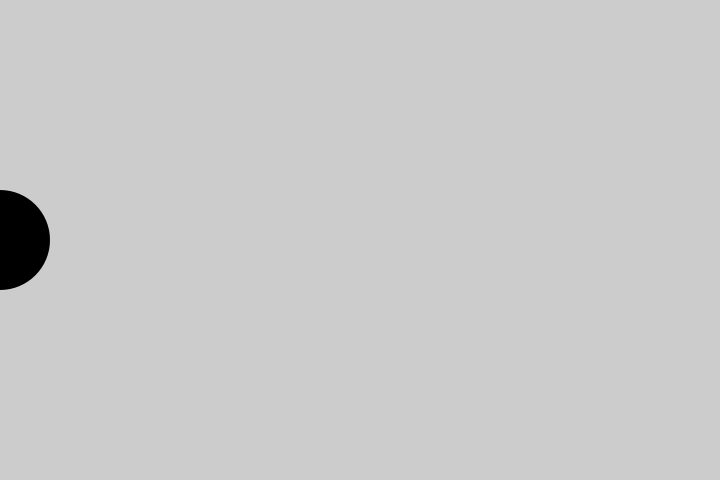
Frame 1 (no input)
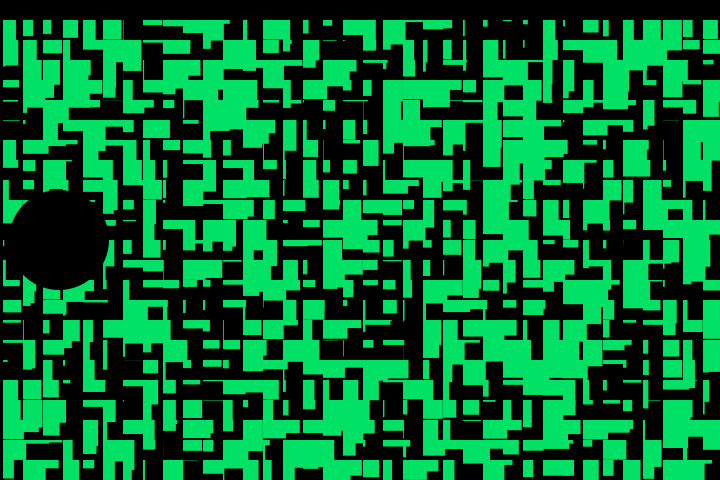
Frame 60 (the mouse pressed at the canvas centre just before this capture)
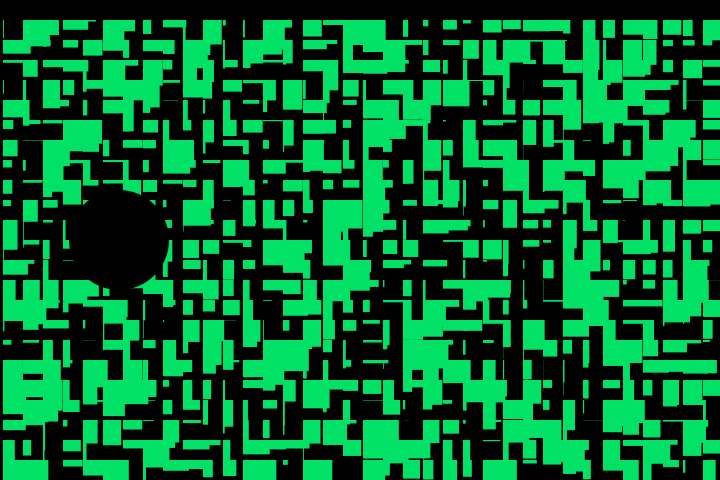
Frame 120 (the mouse held since frame 60 and released just before this capture)

The Processing sketch that drew these frames (run headless with seeded random() and noise(); from frame 60 on, the mouse is pressed at the canvas centre):

// Processing sketch: pattern_14_saidnaviv_animation
// ── pattern_14_saidnaviv_animation.pde
int count = 0;
int delta = 1;
void setup()
{
  size(720, 480);
  stroke(255);
}
void draw() {
  if(frameCount % 5 == 0)
  {
  background(0);
  for (int x = 3; x < 720; x += 20){
    //fill(
    fill((0),(225), (102));
    for (int y = 20; y < 480; y += 20) {
      rect(x, y, random(28), random(32));
    }
  }
 }
  
  fill(0);
  noStroke();
  circle(count,height/2, 100);
  if (count > width){
    delta = -1;
  }
  if (count < 0)
  {
    delta = 1;
  }
  count = count + delta;
}
